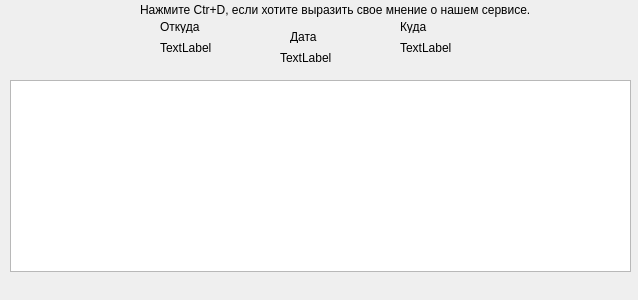
<?xml version="1.0" encoding="UTF-8"?>
<ui version="4.0">
 <class>SecondWindow</class>
 <widget class="QDialog" name="SecondWindow">
  <property name="geometry">
   <rect>
    <x>0</x>
    <y>0</y>
    <width>638</width>
    <height>300</height>
   </rect>
  </property>
  <property name="windowTitle">
   <string>Dialog</string>
  </property>
  <widget class="QLabel" name="from">
   <property name="geometry">
    <rect>
     <x>160</x>
     <y>40</y>
     <width>71</width>
     <height>16</height>
    </rect>
   </property>
   <property name="text">
    <string>TextLabel</string>
   </property>
  </widget>
  <widget class="QLabel" name="to">
   <property name="geometry">
    <rect>
     <x>400</x>
     <y>40</y>
     <width>81</width>
     <height>16</height>
    </rect>
   </property>
   <property name="text">
    <string>TextLabel</string>
   </property>
  </widget>
  <widget class="QLabel" name="date">
   <property name="geometry">
    <rect>
     <x>280</x>
     <y>50</y>
     <width>81</width>
     <height>16</height>
    </rect>
   </property>
   <property name="text">
    <string>TextLabel</string>
   </property>
  </widget>
  <widget class="QListView" name="listView">
   <property name="geometry">
    <rect>
     <x>10</x>
     <y>80</y>
     <width>621</width>
     <height>192</height>
    </rect>
   </property>
  </widget>
  <widget class="QLabel" name="label">
   <property name="geometry">
    <rect>
     <x>160</x>
     <y>20</y>
     <width>46</width>
     <height>13</height>
    </rect>
   </property>
   <property name="text">
    <string>Откуда</string>
   </property>
  </widget>
  <widget class="QLabel" name="label_2">
   <property name="geometry">
    <rect>
     <x>400</x>
     <y>20</y>
     <width>46</width>
     <height>13</height>
    </rect>
   </property>
   <property name="text">
    <string>Куда</string>
   </property>
  </widget>
  <widget class="QLabel" name="label_3">
   <property name="geometry">
    <rect>
     <x>290</x>
     <y>30</y>
     <width>46</width>
     <height>13</height>
    </rect>
   </property>
   <property name="text">
    <string>Дата</string>
   </property>
  </widget>
  <widget class="QLabel" name="label_4">
   <property name="geometry">
    <rect>
     <x>140</x>
     <y>0</y>
     <width>431</width>
     <height>20</height>
    </rect>
   </property>
   <property name="text">
    <string>Нажмите Ctr+D, если хотите выразить свое мнение о нашем сервисе.</string>
   </property>
  </widget>
 </widget>
 <resources/>
 <connections/>
</ui>
